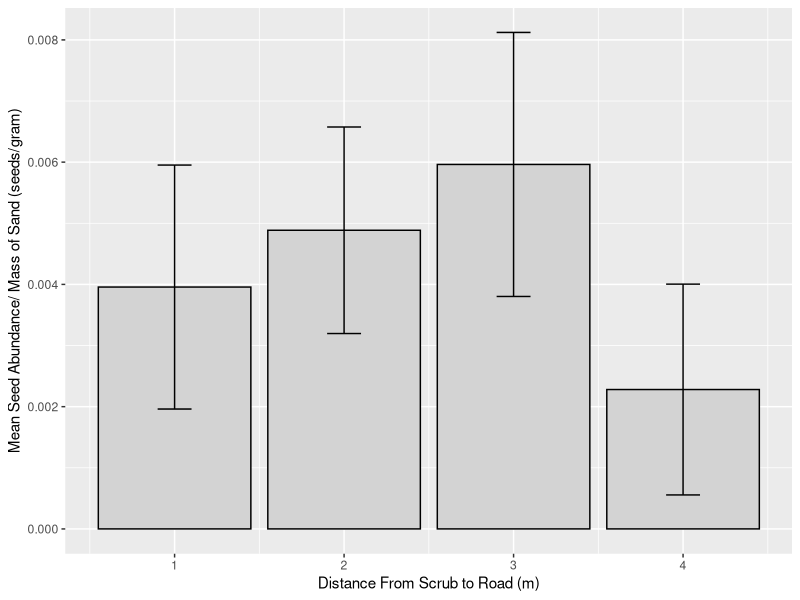

The R script that drew this image: (Note: this script raises an error after producing the figure.)
## Figure 2 Bald 1
## Road: Plotting seeds vs. distance to the road
#started jan 13
library(psych) #this was supposed to get an se function but failed?
library(tidyverse)
library(ggplot2)

# for some reason I am just calling the road data fig 1 data
fig1Data <- read_csv("cleanData/roadData.csv")

#making unique ids for every bag of sand
fig1Data$uid <- paste(fig1Data$patchDistance, fig1Data$roadDistance, sep = "_")
#check for duplicates
# Check for duplicates in the 'uid' column
duplicate_rows <- fig1Data[duplicated(fig1Data$uid), ]

# Print the duplicate rows, if any
print(duplicate_rows)

# create fig2 data frame with only road distance and seed abundance

fig2data <- data.frame(x = fig1Data$roadDistance, y = mean(fig1Data$seedAbundance))

#create standard error function
standard_error <- function(x) sd(x)/sqrt(length(x))

# df.summary <- fig1Data %>%
#   group_by(roadDistance) %>%
#   summarise(
#     se = standard_error(seedAbundance),
#     seedAbundance = mean(seedAbundance)
#   )
# df.summary

df.summary <- fig1Data %>%
  group_by(roadDistance) %>%
  summarise(
    se = standard_error(abundanceMass),
    abundanceMass = mean(abundanceMass)
  )
df.summary

#df.summary now has three columns with roadDistance, se, and mean seedAbundance

#make column plot:
seedRoadPlot <- ggplot(df.summary, aes(roadDistance, abundanceMass))+
  geom_col(data = df.summary, fill = 'lightgrey', color = "black") +
  geom_errorbar( aes(ymin = abundanceMass-se, ymax = abundanceMass+se), data = df.summary, width = 0.2 )+
 # ggtitle("Mean Seed Abundance Along Scrub to Road Gradient")+ 
  xlab("Distance From Scrub to Road (m)")+ylab("Mean Seed Abundance/ Mass of Sand (seeds/gram)")

save_directory <- "graphs"
saveRDS(object = seedRoadPlot, file.path(save_directory, "seedRoadPlot.rds"))

ggsave("Seed Abundance Scrub to Road", plot=seedRoadPlot, path = "C:\\Users\\irisa\\Documents\\Archbold\\Intern Project", width = 8, height = 6, device='jpg', dpi=600)

#how to wrap title (actually do not need to here)
#(wrapper(my_title, width = 20))




